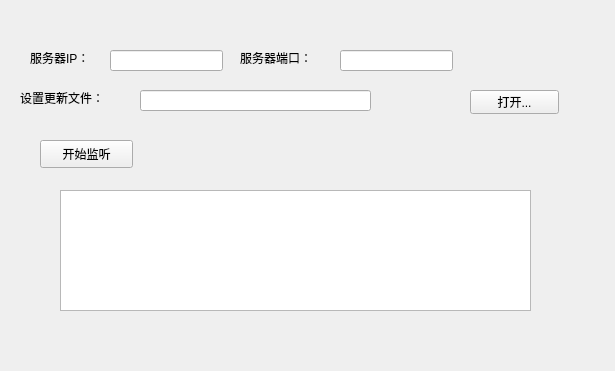
<?xml version="1.0" encoding="UTF-8"?>
<ui version="4.0">
 <class>Widget</class>
 <widget class="QWidget" name="Widget">
  <property name="geometry">
   <rect>
    <x>0</x>
    <y>0</y>
    <width>615</width>
    <height>371</height>
   </rect>
  </property>
  <property name="windowTitle">
   <string>Form</string>
  </property>
  <widget class="QLabel" name="label_IP">
   <property name="geometry">
    <rect>
     <x>30</x>
     <y>50</y>
     <width>72</width>
     <height>15</height>
    </rect>
   </property>
   <property name="text">
    <string>服务器IP：</string>
   </property>
  </widget>
  <widget class="QLineEdit" name="lineEdit_IP">
   <property name="geometry">
    <rect>
     <x>110</x>
     <y>50</y>
     <width>113</width>
     <height>21</height>
    </rect>
   </property>
  </widget>
  <widget class="QTextEdit" name="textEdit">
   <property name="geometry">
    <rect>
     <x>60</x>
     <y>190</y>
     <width>471</width>
     <height>121</height>
    </rect>
   </property>
  </widget>
  <widget class="QPushButton" name="pbtn">
   <property name="geometry">
    <rect>
     <x>40</x>
     <y>140</y>
     <width>93</width>
     <height>28</height>
    </rect>
   </property>
   <property name="text">
    <string>开始监听</string>
   </property>
  </widget>
  <widget class="QLabel" name="label_Port">
   <property name="geometry">
    <rect>
     <x>240</x>
     <y>50</y>
     <width>91</width>
     <height>16</height>
    </rect>
   </property>
   <property name="text">
    <string>服务器端口：</string>
   </property>
  </widget>
  <widget class="QLineEdit" name="lineEdit_Port">
   <property name="geometry">
    <rect>
     <x>340</x>
     <y>50</y>
     <width>113</width>
     <height>21</height>
    </rect>
   </property>
  </widget>
  <widget class="QLabel" name="label_File">
   <property name="geometry">
    <rect>
     <x>20</x>
     <y>90</y>
     <width>111</width>
     <height>16</height>
    </rect>
   </property>
   <property name="text">
    <string>设置更新文件：</string>
   </property>
  </widget>
  <widget class="QLineEdit" name="lineEdit_File">
   <property name="geometry">
    <rect>
     <x>140</x>
     <y>90</y>
     <width>231</width>
     <height>21</height>
    </rect>
   </property>
  </widget>
  <widget class="QPushButton" name="pbn_File">
   <property name="geometry">
    <rect>
     <x>470</x>
     <y>90</y>
     <width>89</width>
     <height>24</height>
    </rect>
   </property>
   <property name="text">
    <string>打开...</string>
   </property>
  </widget>
 </widget>
 <resources/>
 <connections/>
</ui>
